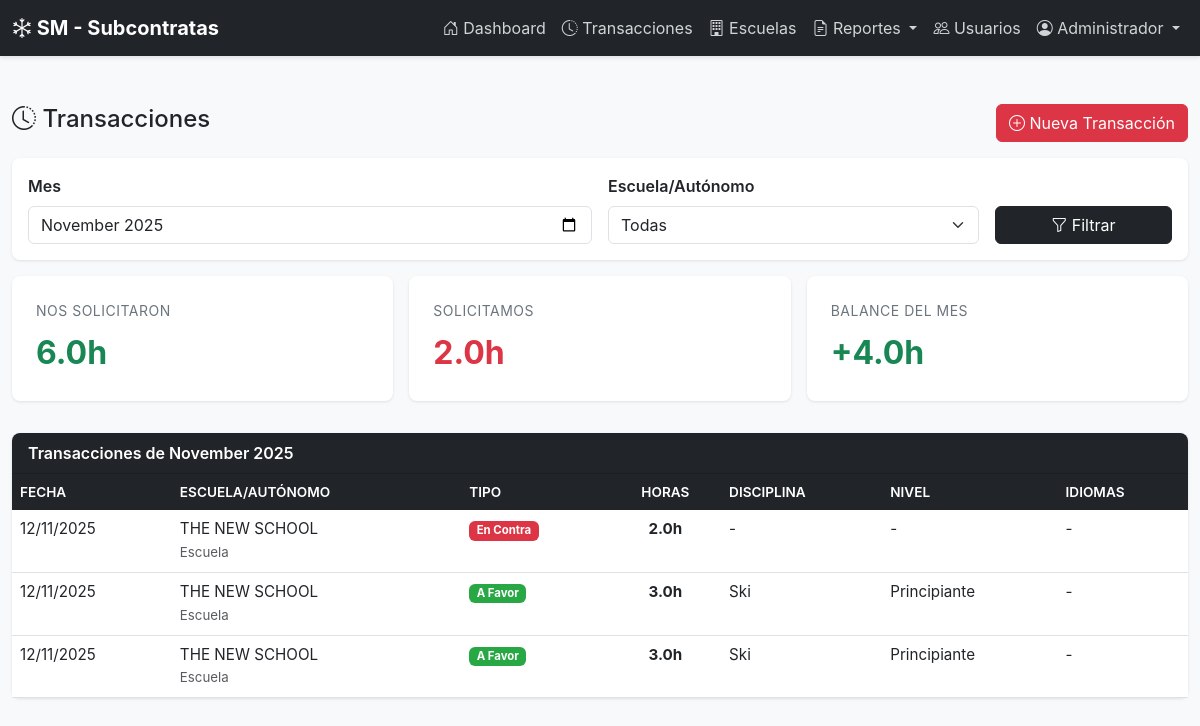
/transacciones.php (signed in), run on the app's committed database.
### tables this page shows
CREATE TABLE `transacciones` (
  `id` int(11) NOT NULL,
  `fecha` date NOT NULL,
  `contraparte_id` int(11) NOT NULL,
  `tipo` enum('favor','contra') NOT NULL COMMENT 'favor=cedimos, contra=solicitamos',
  `horas` decimal(6,2) NOT NULL,
  `disciplina` enum('ski','snowboard','ambos') DEFAULT NULL,
  `nivel` enum('principiante','intermedio','avanzado') DEFAULT NULL,
  `idiomas` varchar(200) DEFAULT NULL,
  `notas` text DEFAULT NULL,
  `usuario_registro_id` int(11) DEFAULT NULL,
  `fecha_creacion` timestamp NOT NULL DEFAULT current_timestamp()
);

CREATE TABLE `contrapartes` (
  `id` int(11) NOT NULL,
  `nombre` varchar(200) NOT NULL,
  `tipo` enum('escuela','autonomo') DEFAULT 'escuela',
  `contacto` varchar(100) DEFAULT NULL,
  `telefono` varchar(20) DEFAULT NULL,
  `email` varchar(100) DEFAULT NULL,
  `usuario_id` int(11) DEFAULT NULL,
  `notas` text DEFAULT NULL,
  `activo` tinyint(1) DEFAULT 1,
  `fecha_creacion` timestamp NOT NULL DEFAULT current_timestamp()
);

### transacciones.php (the view, shortened to what this page needs)
<?php
require_once 'config/database.php';
$mes_actual = date('Y-m');
$mes_filtro = isset($_GET['mes']) ? $_GET['mes'] : $mes_actual;
$where = ["DATE_FORMAT(t.fecha, '%Y-%m') = ?"];
$params = [$mes_filtro];
$types = 's';
$sql = "SELECT t.*, c.nombre as contraparte_nombre, c.tipo as contraparte_tipo
        FROM transacciones t
        INNER JOIN contrapartes c ON t.contraparte_id = c.id
        WHERE " . implode(' AND ', $where) . "
        ORDER BY t.fecha DESC, t.id DESC";
$stmt = $conn->prepare($sql);
$stmt->bind_param($types, ...$params);
$stmt->execute();
$transacciones = $stmt->get_result();
$sql_totales = "SELECT
    SUM(CASE WHEN tipo = 'favor' THEN horas ELSE 0 END) as favor,
    SUM(CASE WHEN tipo = 'contra' THEN horas ELSE 0 END) as contra
    FROM transacciones WHERE DATE_FORMAT(fecha, '%Y-%m') = ?";
$stmt = $conn->prepare($sql_totales);
$stmt->bind_param('s', $mes_filtro);
$stmt->execute();
$totales = $stmt->get_result()->fetch_assoc();
?>
<!DOCTYPE html>
<html lang="es">
<head>
    <link href="https://cdn.jsdelivr.net/npm/bootstrap@5.3.0/dist/css/bootstrap.min.css" rel="stylesheet">
    <link rel="stylesheet" href="https://cdn.jsdelivr.net/npm/bootstrap-icons@1.11.0/font/bootstrap-icons.css">
    <link rel="stylesheet" href="assets/css/style.css">
</head>
<body class="bg-light">
    <?php include 'includes/navbar.php'; ?>
    <div class="container-fluid py-4">
        <div class="d-flex justify-content-between align-items-center mb-3">
            <h4><i class="bi bi-clock-history"></i> Transacciones</h4>
            <button class="btn btn-danger" data-bs-toggle="modal" data-bs-target="#modalNuevaTransaccion">
                <i class="bi bi-plus-circle"></i> Nueva Transacción
            </button>
        </div>
        <div class="card mb-3">
            <div class="card-body">
                <form method="GET" class="row g-3">
                    <div class="col-md-6">
                        <label class="form-label">Mes</label>
                        <input type="month" name="mes" class="form-control" value="<?php echo $mes_filtro; ?>">
                    </div>
                    <div class="col-md-4">
                        <label class="form-label">Escuela/Autónomo</label>
                        <select name="contraparte" class="form-select">
                            <option value="0">Todas</option>
                        </select>
                    </div>
                    <div class="col-md-2 d-flex align-items-end">
                        <button type="submit" class="btn btn-dark w-100">
                            <i class="bi bi-funnel"></i> Filtrar
                        </button>
                    </div>
                </form>
            </div>
        </div>
        <div class="row g-3 mb-3">
            <div class="col-6 col-md-4">
                <div class="card stat-card">
                    <div class="stat-label">Nos solicitaron</div>
                    <div class="stat-value text-success"><?php echo number_format($totales['favor'] ?? 0, 1); ?>h</div>
                </div>
            </div>
            <div class="col-6 col-md-4">
                <div class="card stat-card">
                    <div class="stat-label">Solicitamos</div>
                    <div class="stat-value text-danger"><?php echo number_format($totales['contra'] ?? 0, 1); ?>h</div>
                </div>
            </div>
            <div class="col-12 col-md-4">
                <div class="card stat-card">
                    <div class="stat-label">Balance del Mes</div>
                    <?php
                    $balance_mes = ($totales['favor'] ?? 0) - ($totales['contra'] ?? 0);
                    ?>
                    <div class="stat-value <?php echo $balance_mes >= 0 ? 'text-success' : 'text-danger'; ?>">
                        <?php echo $balance_mes >= 0 ? '+' : ''; ?><?php echo number_format($balance_mes, 1); ?>h
                    </div>
                </div>
            </div>
        </div>
        <div class="card">
            <div class="card-header">
                Transacciones de <?php echo date('F Y', strtotime($mes_filtro . '-01')); ?>
            </div>
            <div class="card-body p-0">
                <div class="table-responsive">
                    <table class="table table-hover mb-0">
                        <thead>
                            <tr>
                                <th>Fecha</th>
                                <th>Escuela/Autónomo</th>
                                <th>Tipo</th>
                                <th class="text-center">Horas</th>
                                <th>Disciplina</th>
                                <th>Nivel</th>
                                <th>Idiomas</th>
                            </tr>
                        </thead>
                        <tbody>
                            <?php if ($transacciones->num_rows > 0): ?>
                                <?php while ($t = $transacciones->fetch_assoc()): ?>
                                <tr>
                                    <td><?php echo date('d/m/Y', strtotime($t['fecha'])); ?></td>
                                    <td>
                                        <?php echo htmlspecialchars($t['contraparte_nombre']); ?>
                                        <br><small class="text-muted"><?php echo ucfirst($t['contraparte_tipo']); ?></small>
                                    </td>
                                    <td>
                                        <span class="badge <?php echo $t['tipo'] === 'favor' ? 'badge-favor' : 'badge-contra'; ?>">
                                            <?php echo $t['tipo'] === 'favor' ? 'A Favor' : 'En Contra'; ?>
                                        </span>
                                    </td>
                                    <td class="text-center"><strong><?php echo number_format($t['horas'], 1); ?>h</strong></td>
                                    <td><?php echo $t['disciplina'] ? ucfirst($t['disciplina']) : '-'; ?></td>
                                    <td><?php echo $t['nivel'] ? ucfirst($t['nivel']) : '-'; ?></td>
                                    <td><?php echo $t['idiomas'] ?: '-'; ?></td>
                                </tr>
                                <?php endwhile; ?>
                            <?php endif; ?>
                        </tbody>
                    </table>
                </div>
            </div>
        </div>
    </div>
</body>
</html>

### assets/css/style.css (style rules this page uses)
:root { --color-primary: #dc3545; --color-secondary: #6c757d; --color-dark: #212529; --color-light: #f8f9fa; --color-success: #28a745; --color-warning: #ffc107; }
body { font-family: -apple-system, BlinkMacSystemFont, "Segoe UI", Roboto, "Helvetica Neue", Arial, sans-serif; color: var(--color-dark); }
.card { border: none; border-radius: 8px; box-shadow: 0 1px 3px rgba(0,0,0,0.1); }
.card-header { background-color: var(--color-dark); color: white; font-weight: 600; border-radius: 8px 8px 0 0 !important; }
.stat-card { padding: 1.5rem; border-radius: 8px; margin-bottom: 1rem; }
.stat-label { color: var(--color-secondary); font-size: 0.875rem; text-transform: uppercase; letter-spacing: 0.5px; margin-bottom: 0.5rem; }
.stat-value { font-size: 2rem; font-weight: bold; color: var(--color-dark); }
.badge-favor { background-color: var(--color-success); }
.badge-contra { background-color: var(--color-primary); }
.table { font-size: 0.95rem; }
.table thead th { background-color: var(--color-dark); color: white; border: none; font-weight: 600; text-transform: uppercase; font-size: 0.85rem; }
.form-label { font-weight: 600; color: var(--color-dark); margin-bottom: 0.5rem; }

### data on the page
transacciones: fecha "12/11/2025", contraparte.nombre "THE NEW SCHOOL", contraparte.tipo "Escuela", tipo "En Contra", horas "2.0", idiomas "-"
transacciones: fecha "12/11/2025", contraparte.nombre "THE NEW SCHOOL", contraparte.tipo "Escuela", tipo "A Favor", horas "3.0", disciplina "Ski", nivel "Principiante", idiomas "-"
transacciones: fecha "12/11/2025", contraparte.nombre "THE NEW SCHOOL", contraparte.tipo "Escuela", tipo "A Favor", horas "3.0", disciplina "Ski", nivel "Principiante", idiomas "-"

### other printed values
$_SESSION['nombre'] "Administrador"
$totales['favor'] "6.0"
$totales['contra'] "2.0"
$balance_mes "4.0"
date('F Y', strtotime($mes_filtro . '-01')) "November 2025"
